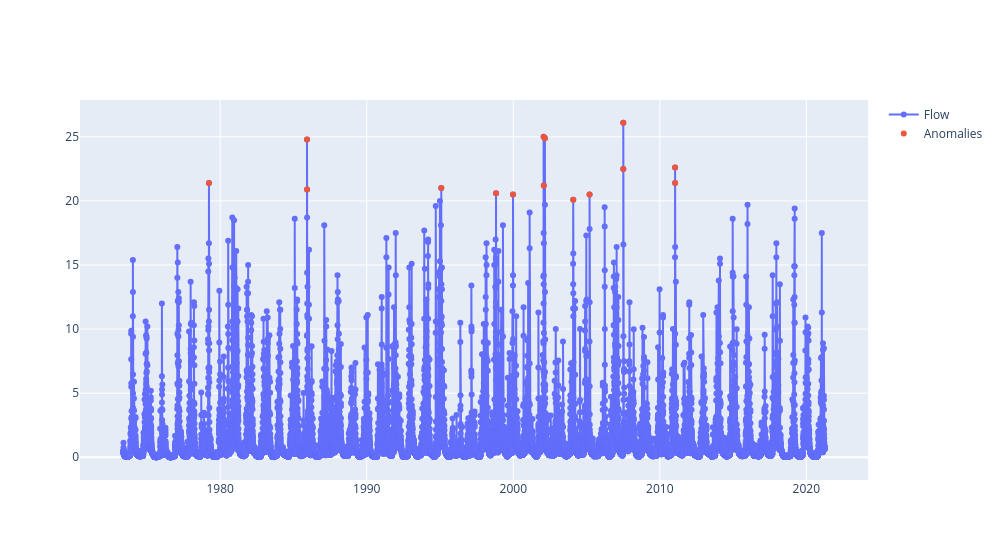

Notebook code for this chart:
### Markdown cell above
# Rangedetector

### Code cell
import plotly.graph_objects as go
from tsod.detectors import RangeDetector

rd = RangeDetector(min_value=0.0, max_value=20.0)
anom = rd.detect(df.flow)


data = [
    go.Scatter(go.Scatter(x=df.index, y=df.flow, mode="markers+lines"), name="Flow"),
    go.Scatter(
        go.Scatter(x=df[anom].index, y=df[anom].flow, mode="markers", name="Anomalies")
    ),
]
fig = go.Figure(data=data, layout=go.Layout(width=1000))
fig.show()

### Figure 1 — Plotly figure (JSON) as saved in the notebook; plotly's stock layout.template omitted (floating-point values rounded to 4 significant figures; data arrays with more than 128 entries replaced by an {"elided": "..."} marker saying what was removed)
{"data": [{"mode": "markers+lines", "name": "Flow", "type": "scatter", "x": {"elided": "17492 str values"}, "y": {"elided": "17492 float values"}}, {"mode": "markers", "name": "Anomalies", "type": "scatter", "x": ["1979-03-27T00:00:00", "1985-12-04T00:00:00", "1985-12-05T00:00:00", "1995-02-02T00:00:00", "1998-10-29T00:00:00", "1999-12-26T00:00:00", "2002-01-27T00:00:00", "2002-02-01T00:00:00", "2002-02-27T00:00:00", "2004-02-04T00:00:00", "2005-03-17T00:00:00", "2007-07-06T00:00:00", "2007-07-07T00:00:00", "2011-01-17T00:00:00", "2011-01-18T00:00:00"], "y": [21.4, 24.8, 20.9, 21, 20.6, 20.5, 25, 21.2, 24.9, 20.1, 20.5, 26.1, 22.5, 22.6, 21.4]}], "layout": {"width": 1000}}
